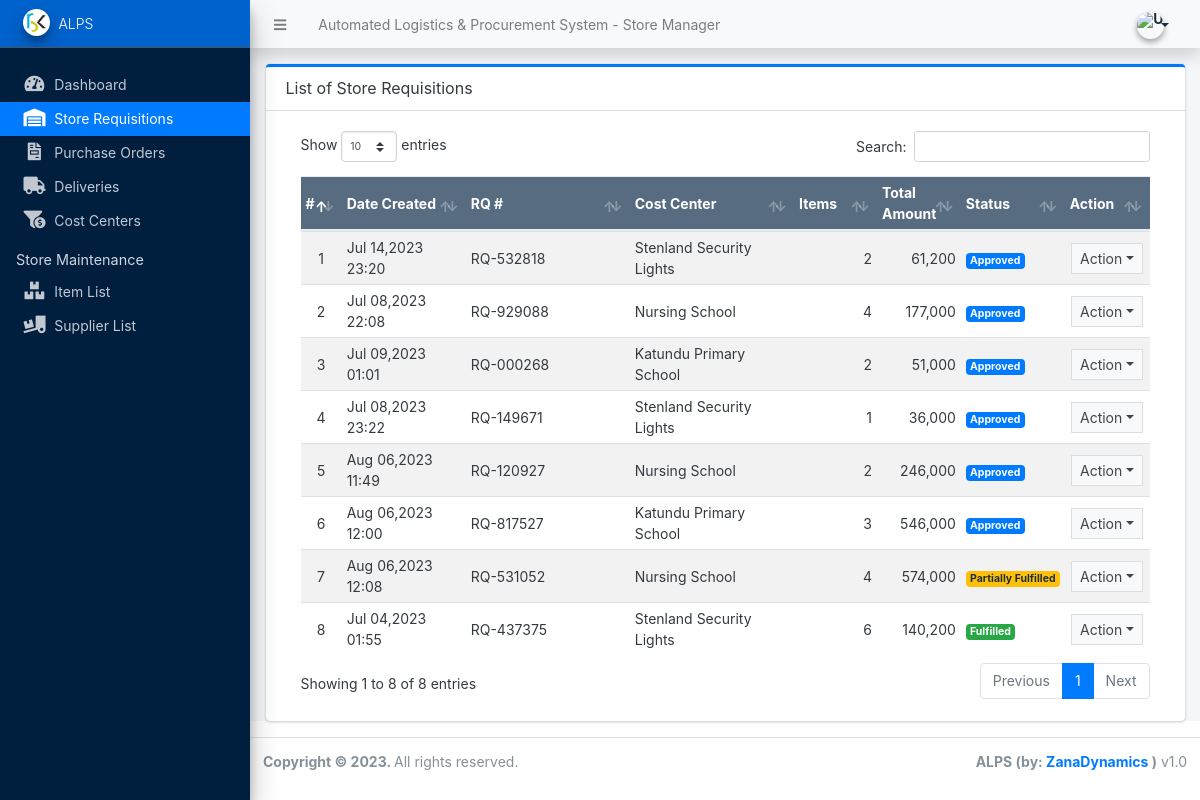
/s_manager/index.php?page=store_requisitions, run on the app's committed database.
### tables this page shows
CREATE TABLE `rq_list` (
  `id` int(30) NOT NULL,
  `rq_no` varchar(100) NOT NULL,
  `deliver_to` varchar(250) NOT NULL,
  `ordered_by` int(11) NOT NULL,
  `approved_by` int(11) NOT NULL,
  `department_name` varchar(250) NOT NULL,
  `building_name` varchar(250) NOT NULL,
  `p_id` int(11) NOT NULL,
  `notes` text NOT NULL,
  `status` tinyint(1) NOT NULL DEFAULT 0 COMMENT '0=pending, 1= Approved, 2 = Processing, 3 = Fulfilled',
  `date_fulfilled` datetime DEFAULT NULL ON UPDATE current_timestamp(),
  `fulfilled_by` int(11) NOT NULL,
  `checked_by` int(11) NOT NULL,
  `date_created` datetime NOT NULL DEFAULT current_timestamp(),
  `date_updated` datetime DEFAULT NULL ON UPDATE current_timestamp()
);

CREATE TABLE `project_list` (
  `id` int(10) NOT NULL,
  `name` varchar(50) NOT NULL,
  `description` text NOT NULL,
  `status` int(10) NOT NULL COMMENT '0=open,1=closed',
  `created_on` datetime NOT NULL DEFAULT current_timestamp(),
  `updated_on` datetime NOT NULL DEFAULT '0000-00-00 00:00:00' ON UPDATE current_timestamp()
);

### s_manager/store_requisitions/index.php (the view, shortened to what this page needs)
<div class="card card-outline card-primary">
	<div class="card-header">
		<h3 class="card-title">List of Store Requisitions</h3>
	</div>
	<div class="card-body">
		<div class="container-fluid">
        <div class="container-fluid">
			<table class="table table-hover table-striped">
				<colgroup>
					<col width="5%">
					<col width="15%">
					<col width="20%">
					<col width="20%">
					<col width="10%">
					<col width="10%">
					<col width="10%">
					<col width="10%">
				</colgroup>
				<thead>
					<tr class="bg-navy disabled">
						<th>#</th>
						<th>Date Created</th>
						<th>RQ #</th>
						<th>Cost Center</th>
						<th>Items</th>
						<th>Total Amount</th>
						<th>Status</th>
						<th>Action</th>
					</tr>
				</thead>
				<tbody>
					<?php
					$i = 1;
					$qry = $conn->query("SELECT rq.*, p.name as pname FROM `rq_list` rq inner join `project_list` p on rq.p_id = p.id order by unix_timestamp(rq.date_updated)");
						while($row = $qry->fetch_assoc()):
							$row['item_count'] = $conn->query("SELECT * FROM requisition_items where rq_id = '{$row['id']}'")->num_rows;
							$row['total_amount'] = $conn->query("SELECT sum(r.quantity * i.selling_price) as total FROM requisition_items r inner join item_list i on i.id = r.item_id where rq_id = '{$row['id']}'")->fetch_array()['total'];
					?>
						<tr>
							<td class="text-center"><?php echo $i++; ?></td>
							<td class=""><?php echo date("M d,Y H:i",strtotime($row['date_created'])) ; ?></td>
							<td class=""><?php echo $row['rq_no'] ?></td>
							<td class=""><?php echo $row['pname'] ?></td>
							<td class="text-right"><?php echo number_format($row['item_count']) ?></td>
							<td class="text-right"><?php echo number_format($row['total_amount']) ?></td>
							<td>
								<?php
									switch ($row['status']) {
										case '1':
											echo '<span class="badge badge-primary">Approved</span>';
											break;
										case '2':
											echo '<span class="badge badge-warning">Partially Fulfilled</span>';
											break;
										case '3':
											echo '<span class="badge badge-success">Fulfilled</span>';
											break;
									}
									?>
								</td>
								<td align="center">
									<button type="button" class="btn btn-flat btn-default btn-sm dropdown-toggle dropdown-icon" data-toggle="dropdown">
										Action
									</button>
							</td>
						</tr>
					<?php endwhile; ?>
				</tbody>
			</table>
		</div>
		</div>
	</div>
</div>

### data on the page
rq_list: date_created "Jul 14,2023 23:20", rq_no "RQ-532818", p.name "Stenland Security Lights", item_count "2", total_amount "61,200", status "Approved"
rq_list: date_created "Jul 08,2023 22:08", rq_no "RQ-929088", p.name "Nursing School", item_count "4", total_amount "177,000", status "Approved"
rq_list: date_created "Jul 09,2023 01:01", rq_no "RQ-000268", p.name "Katundu Primary School", ordered_by "2", total_amount "51,000", status "Approved"
rq_list: date_created "Jul 08,2023 23:22", rq_no "RQ-149671", p.name "Stenland Security Lights", status "1", total_amount "36,000", shows "Approved"
rq_list: date_created "Aug 06,2023 11:49", rq_no "RQ-120927", p.name "Nursing School", ordered_by "2", total_amount "246,000", status "Approved"
rq_list: date_created "Aug 06,2023 12:00", rq_no "RQ-817527", p.name "Katundu Primary School", approved_by "3", total_amount "546,000", status "Approved"
rq_list: date_created "Aug 06,2023 12:08", rq_no "RQ-531052", p.name "Nursing School", item_count "4", total_amount "574,000", status "Partially Fulfilled"
rq_list: date_created "Jul 04,2023 01:55", rq_no "RQ-437375", p.name "Stenland Security Lights", item_count "6", total_amount "140,200", status "Fulfilled"

### other printed values
$_settings->info('name') "Automated Logistics & Procurement System"
$_settings->info('short_name') "ALPS"
